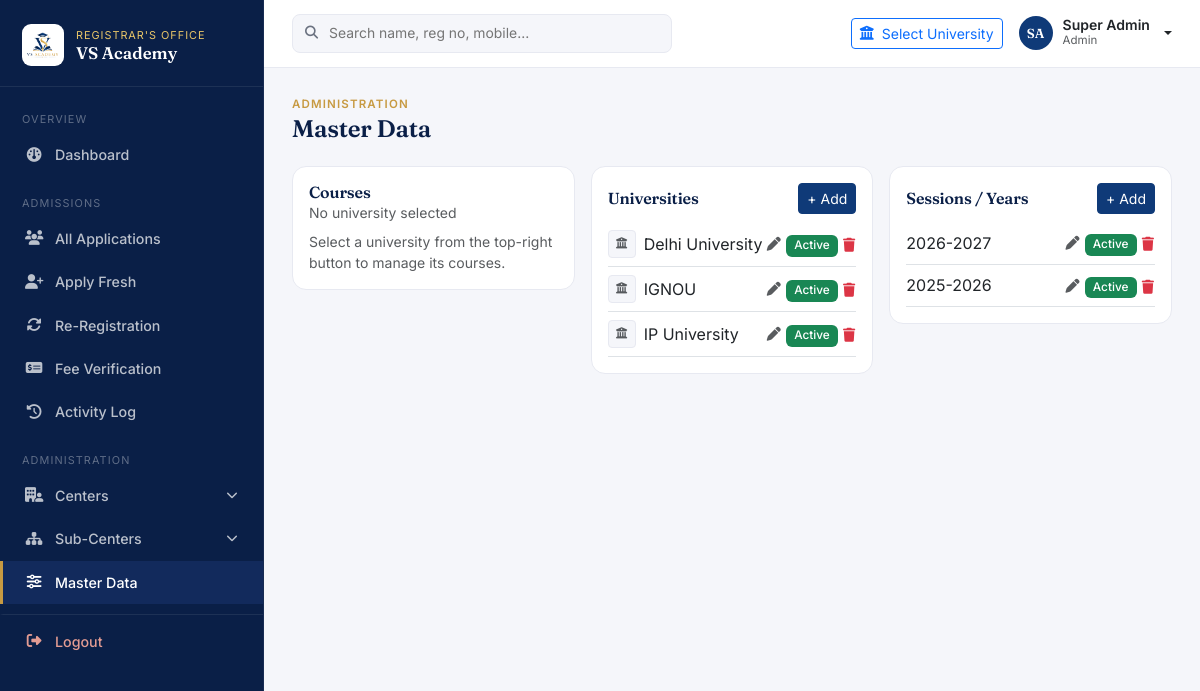
Page /admin_master.php (signed in) on the committed database.
### tables this page shows
CREATE TABLE universities (
  id INT AUTO_INCREMENT PRIMARY KEY,
  name VARCHAR(150) NOT NULL,
  logo_path VARCHAR(255) DEFAULT NULL,
  status ENUM('active','inactive') NOT NULL DEFAULT 'active',
  created_at TIMESTAMP DEFAULT CURRENT_TIMESTAMP
);

CREATE TABLE sessions_years (
  id INT AUTO_INCREMENT PRIMARY KEY,
  year_label VARCHAR(20) NOT NULL,
  status ENUM('active','inactive') NOT NULL DEFAULT 'active',
  created_at TIMESTAMP DEFAULT CURRENT_TIMESTAMP
);

### config/config.php (called while the page is built, shortened)
<?php
function isLoggedIn() {
    return isset($_SESSION['user_id']);
}
function isAdmin() {
    return isLoggedIn() && $_SESSION['role'] === 'admin';
}
function getActiveUniversity($pdo) {
    if (empty($_SESSION['active_university_id'])) return null;
    $stmt = $pdo->prepare("SELECT * FROM universities WHERE id = ?");
    $stmt->execute([$_SESSION['active_university_id']]);
    return $stmt->fetch() ?: null;
}
function e($str) {
    return htmlspecialchars($str ?? '', ENT_QUOTES, 'UTF-8');
}
function active($page) {
    return (basename($_SERVER['PHP_SELF']) === $page) ? 'active' : '';
}

### admin_master.php (the view, shortened to what this page needs)
<?php
require_once __DIR__ . '/config/config.php';
$universities = $pdo->query("SELECT * FROM universities ORDER BY name")->fetchAll();
$sessionsYrs  = $pdo->query("SELECT * FROM sessions_years ORDER BY year_label DESC")->fetchAll();
require_once __DIR__ . '/includes/header.php';
?>
<div class="page-header">
  <div>
    <span class="eyebrow">Administration</span>
    <h4>Master Data</h4>
  </div>
</div>
<div class="row g-3">
  <div class="col-lg-4">
    <div class="table-card p-3">
      <div class="d-flex justify-content-between align-items-center mb-2">
        <div>
          <h6 class="mb-0">Courses</h6>
          <div class="text-muted small"><?= $activeUni ? e($activeUni['name']) : 'No university selected' ?></div>
        </div>
      </div>
      <?php if (!$activeUni): ?>
        <p class="text-muted small mb-0">Select a university from the top-right button to manage its courses.</p>
      <?php endif; ?>
    </div>
  </div>
  <div class="col-lg-4">
    <div class="table-card p-3">
      <div class="d-flex justify-content-between align-items-center mb-2">
        <h6 class="mb-0">Universities</h6>
        <button class="btn btn-sm btn-primary" data-bs-toggle="modal" data-bs-target="#addUniversityModal">+ Add</button>
      </div>
      <ul class="list-group list-group-flush">
        <?php foreach ($universities as $u): ?>
        <li class="list-group-item d-flex justify-content-between align-items-center px-0">
          <span class="d-flex align-items-center gap-2">
            <?php if ($u['logo_path']): ?>
              <img src="<?= e($u['logo_path']) ?>" alt="" style="width:28px; height:28px; object-fit:contain; border-radius:4px; border:1px solid var(--border); background:#fff;">
            <?php else: ?>
              <span style="width:28px; height:28px; border-radius:4px; background:var(--canvas); border:1px solid var(--border); display:inline-flex; align-items:center; justify-content:center;"><i class="fa-solid fa-building-columns text-muted" style="font-size:.7rem;"></i></span>
            <?php endif; ?>
            <?= e($u['name']) ?> <?php if ($activeUni && $activeUni['id'] == $u['id']): ?><span class="badge bg-primary">Active</span><?php endif; ?>
          </span>
          <span class="d-flex align-items-center gap-1">
            <button type="button" class="btn btn-sm btn-link p-0 text-muted" data-bs-toggle="modal" data-bs-target="#editUniversityModal<?= $u['id'] ?>" title="Edit"><i class="fa-solid fa-pen"></i></button>
            <form method="POST" class="d-inline">
              <button type="submit" name="toggle_item" value="1" class="badge border-0 bg-<?= $u['status']=='active'?'success':'secondary' ?>"><?= ucfirst($u['status']) ?></button>
            </form>
            <form method="POST" class="d-inline" onsubmit="return confirm('Delete this university? This cannot be undone.');">
              <button type="submit" name="delete_item" value="1" class="btn btn-sm btn-link p-0 text-danger" title="Delete"><i class="fa-solid fa-trash"></i></button>
            </form>
          </span>
        </li>
        <?php endforeach; ?>
      </ul>
    </div>
  </div>
  <div class="col-lg-4">
    <div class="table-card p-3">
      <div class="d-flex justify-content-between align-items-center mb-2">
        <h6 class="mb-0">Sessions / Years</h6>
        <button class="btn btn-sm btn-primary" data-bs-toggle="modal" data-bs-target="#addSessionModal">+ Add</button>
      </div>
      <ul class="list-group list-group-flush">
        <?php foreach ($sessionsYrs as $sy): ?>
        <li class="list-group-item d-flex justify-content-between align-items-center px-0">
          <span><?= e($sy['year_label']) ?></span>
          <span class="d-flex align-items-center gap-1">
            <button type="button" class="btn btn-sm btn-link p-0 text-muted" data-bs-toggle="modal" data-bs-target="#editSessionModal<?= $sy['id'] ?>" title="Edit"><i class="fa-solid fa-pen"></i></button>
            <form method="POST" class="d-inline">
              <button type="submit" name="toggle_item" value="1" class="badge border-0 bg-<?= $sy['status']=='active'?'success':'secondary' ?>"><?= ucfirst($sy['status']) ?></button>
            </form>
            <form method="POST" class="d-inline" onsubmit="return confirm('Delete this session? This cannot be undone.');">
              <button type="submit" name="delete_item" value="1" class="btn btn-sm btn-link p-0 text-danger" title="Delete"><i class="fa-solid fa-trash"></i></button>
            </form>
          </span>
        </li>
        <?php endforeach; ?>
      </ul>
    </div>
  </div>
</div>
<?php require_once __DIR__ . '/includes/footer.php'; ?>

### includes/header.php (shortened to what this page needs)
<?php
$initials = '';
foreach (explode(' ', trim($_SESSION['full_name'] ?? '')) as $part) {
    $initials .= strtoupper(substr($part, 0, 1));
}
$initials = substr($initials, 0, 2) ?: 'U';
$activeUni = getActiveUniversity($pdo);
$currentPage = basename($_SERVER['PHP_SELF']);
$centersGroupPages    = ['admin_centers.php', 'center_detail.php', 'fee_report.php'];
$subcentersGroupPages = ['admin_subcenters.php', 'subcenter_detail.php', 'fee_report.php', 'student_ledger.php'];
$currentScope = $_GET['scope'] ?? '';
$centersGroupOpen    = in_array($currentPage, $centersGroupPages) && $currentScope !== 'subcenter';
$subcentersGroupOpen = in_array($currentPage, $subcentersGroupPages) && ($currentScope === 'subcenter' || $currentPage === 'admin_subcenters.php' || $currentPage === 'subcenter_detail.php' || $currentPage === 'student_ledger.php');
?>
<!DOCTYPE html>
<html lang="en">
<head>
<link href="https://cdn.jsdelivr.net/npm/bootstrap@5.3.3/dist/css/bootstrap.min.css" rel="stylesheet">
<link href="https://cdnjs.cloudflare.com/ajax/libs/font-awesome/6.5.1/css/all.min.css" rel="stylesheet">
<link href="<?= BASE_URL ?>/assets/css/style.css" rel="stylesheet">
</head>
<body>
<div class="app-wrapper">
  <aside class="sidebar" id="sidebar">
    <div class="sidebar-brand">
      <img src="<?= BASE_URL ?>/assets/img/logo.png" alt="VS Academy" class="brand-logo">
      <div>
        <span class="subtitle">Registrar's Office</span>
        <div class="title">VS Academy</div>
      </div>
    </div>
    <nav class="sidebar-nav">
      <?php if (isAdmin()): ?>
        <span class="sidebar-section-label">Overview</span>
        <a href="<?= BASE_URL ?>/admin_dashboard.php" class="<?= active('admin_dashboard.php') ?>"><i class="fa-solid fa-gauge"></i> Dashboard</a>
        <span class="sidebar-section-label">Admissions</span>
        <a href="<?= BASE_URL ?>/admin_students.php" class="<?= active('admin_students.php') ?>"><i class="fa-solid fa-users"></i> All Applications</a>
        <a href="<?= BASE_URL ?>/register_student.php" class="<?= active('register_student.php') ?>"><i class="fa-solid fa-user-plus"></i> Apply Fresh</a>
        <a href="<?= BASE_URL ?>/re_registration.php" class="<?= active('re_registration.php') ?>"><i class="fa-solid fa-rotate"></i> Re-Registration</a>
        <a href="<?= BASE_URL ?>/admin_fees.php" class="<?= active('admin_fees.php') ?>"><i class="fa-solid fa-money-check-dollar"></i> Fee Verification</a>
        <a href="<?= BASE_URL ?>/admin_activity.php" class="<?= active('admin_activity.php') ?>"><i class="fa-solid fa-clock-rotate-left"></i> Activity Log</a>
        <span class="sidebar-section-label">Administration</span>
        <a href="#centersMenu" class="nav-group-toggle" data-bs-toggle="collapse" role="button" aria-expanded="<?= $centersGroupOpen ? 'true' : 'false' ?>">
          <span><i class="fa-solid fa-building-user"></i> Centers</span>
          <i class="fa-solid fa-chevron-down chevron"></i>
        </a>
        <a href="#subcentersMenu" class="nav-group-toggle" data-bs-toggle="collapse" role="button" aria-expanded="<?= $subcentersGroupOpen ? 'true' : 'false' ?>">
          <span><i class="fa-solid fa-sitemap"></i> Sub-Centers</span>
          <i class="fa-solid fa-chevron-down chevron"></i>
        </a>
        <a href="<?= BASE_URL ?>/admin_master.php" class="<?= active('admin_master.php') ?>"><i class="fa-solid fa-sliders"></i> Master Data</a>
      <?php endif; ?>
      <a href="<?= BASE_URL ?>/logout.php" class="logout-link"><i class="fa-solid fa-right-from-bracket"></i> Logout</a>
    </nav>
  </aside>
  <div class="main-content">
    <header class="topbar">
      <form class="topbar-search" method="GET" action="<?= BASE_URL ?>/<?= isAdmin() ? 'admin_students.php' : 'my_students.php' ?>">
        <i class="fa-solid fa-magnifying-glass"></i>
        <input type="text" name="q" placeholder="Search name, reg no, mobile…">
      </form>
      <div class="ms-auto d-flex align-items-center gap-3">
        <a href="<?= BASE_URL ?>/choose_university.php?return=<?= urlencode($_SERVER['REQUEST_URI']) ?>" class="btn btn-outline-primary btn-sm d-flex align-items-center gap-2">
          <?php if ($activeUni && $activeUni['logo_path']): ?>
            <img src="<?= e($activeUni['logo_path']) ?>" alt="" style="width:18px; height:18px; object-fit:contain;">
          <?php else: ?>
            <i class="fa-solid fa-building-columns"></i>
          <?php endif; ?>
          <span class="d-none d-md-inline"><?= $activeUni ? e($activeUni['name']) : 'Select University' ?></span>
        </a>
        <div class="dropdown">
          <button class="btn p-0 border-0 bg-transparent user-chip dropdown-toggle" type="button" data-bs-toggle="dropdown">
            <div class="user-avatar"><?= e($initials) ?></div>
            <div class="d-none d-sm-block text-start">
              <div class="small fw-semibold lh-1"><?= e($_SESSION['full_name'] ?? '') ?></div>
              <div class="text-muted" style="font-size:.72rem;"><?= e(ucfirst($_SESSION['role'] ?? '')) ?></div>
            </div>
          </button>
        </div>
      </div>
    </header>
    <main class="page-content">

### includes/footer.php (shortened to what this page needs)
    </main>
  </div>
</div>
</body>
</html>

### assets/css/style.css (style rules this page uses)
:root { --ink: #0A1F47; --ink-2: #122A5C; --navy: #0F3A78; --navy-light: #2E5FA6; --gold: #C79A42; --gold-light: #E8C568; --canvas: #F5F6FA; --surface: #FFFFFF; --border: #E7E9F1; --ink-text: #1C2333; --muted: #6B7280; --success: #1F8A5F; --warning: #B8791F; --danger: #C2483E; --font-display: 'Fraunces', Georgia, serif; --font-body: 'Inter', system-ui, sans-serif; --font-mono: 'IBM Plex Mono', monospace; }
* { box-sizing: border-box; }
body { background: var(--canvas); font-family: var(--font-body); color: var(--ink-text); margin: 0; -webkit-font-smoothing: antialiased; }
h1, h2, h3, h4, h5, h6 { font-family: var(--font-display); font-weight: 600; color: var(--ink); letter-spacing: -0.01em; }
a { color: var(--navy-light); }
.app-wrapper { display: flex; min-height: 100vh; }
.sidebar { width: 264px; background: var(--ink); color: #fff; flex-shrink: 0; position: fixed; top: 0; left: 0; height: 100vh; overflow-y: auto; transition: transform .28s ease; z-index: 1040; border-right: 1px solid rgba(255,255,255,.06); }
.sidebar-brand { padding: 24px 22px 20px; display: flex; align-items: center; gap: 12px; border-bottom: 1px solid rgba(255,255,255,.08); }
.brand-logo { width: 42px; height: 42px; object-fit: contain; flex-shrink: 0; background: #fff; border-radius: 9px; padding: 4px; }
.sidebar-brand .title { font-family: var(--font-display); font-weight: 600; font-size: 1.05rem; line-height: 1.2; color: #fff; }
.sidebar-brand .subtitle { font-size: .68rem; text-transform: uppercase; letter-spacing: .09em; color: var(--gold-light); display: block; }
.sidebar-section-label { font-size: .68rem; text-transform: uppercase; letter-spacing: .1em; color: rgba(255,255,255,.35); padding: 18px 22px 6px; }
.sidebar-nav { display: flex; flex-direction: column; padding: 6px 0 16px; }
.sidebar-nav a { color: rgba(255,255,255,.72); padding: 11px 22px; text-decoration: none; display: flex; align-items: center; gap: 12px; font-size: .89rem; font-weight: 500; border-left: 3px solid transparent; position: relative; }
.sidebar-nav a i { width: 18px; text-align: center; font-size: .92rem; }
.sidebar-nav a.active { background: var(--ink-2); color: #fff; border-left-color: var(--gold); }
.sidebar-nav a.logout-link { color: #E39C93; margin-top: 10px; border-top: 1px solid rgba(255,255,255,.08); padding-top: 16px; }
.nav-group-toggle { color: rgba(255,255,255,.72); padding: 11px 22px; text-decoration: none; display: flex; align-items: center; justify-content: space-between; font-size: .89rem; font-weight: 500; border-left: 3px solid transparent; cursor: pointer; }
.nav-group-toggle span { display: flex; align-items: center; gap: 12px; }
.nav-group-toggle span i:first-child { width: 18px; text-align: center; font-size: .92rem; }
.nav-group-toggle .chevron { font-size: .72rem; transition: transform .2s ease; }
.main-content { flex: 1; min-width: 0; margin-left: 264px; transition: margin .28s ease; }
.topbar { background: var(--surface); padding: 14px 28px; display: flex; align-items: center; gap: 16px; border-bottom: 1px solid var(--border); position: sticky; top: 0; z-index: 1020; }
.topbar-search { flex: 1; max-width: 380px; position: relative; }
.topbar-search input { width: 100%; border: 1px solid var(--border); background: var(--canvas); border-radius: 8px; padding: 8px 14px 8px 36px; font-size: .87rem; }
.topbar-search i { position: absolute; left: 13px; top: 50%; transform: translateY(-50%); color: var(--muted); font-size: .82rem; }
.topbar .user-chip { display: flex; align-items: center; gap: 10px; }
.user-avatar { width: 34px; height: 34px; border-radius: 50%; background: var(--navy); color: #fff; display: flex; align-items: center; justify-content: center; font-weight: 600; font-size: .82rem; font-family: var(--font-display); flex-shrink: 0; }
.page-content { padding: 28px; max-width: 1400px; }
.page-header { display: flex; justify-content: space-between; align-items: flex-start; flex-wrap: wrap; gap: 12px; margin-bottom: 22px; }
.page-header .eyebrow { font-size: .72rem; text-transform: uppercase; letter-spacing: .1em; color: var(--gold); font-weight: 600; margin-bottom: 2px; display: block; }
.page-header h4 { margin: 0; font-size: 1.5rem; }
.card, .table-card { border-radius: 14px; border: 1px solid var(--border); background: var(--surface); }
.badge { font-weight: 500; font-size: .74rem; padding: .4em .7em; border-radius: 6px; }
.btn-primary { background: var(--navy); border-color: var(--navy); }

### rows in the picture
universities: name "Delhi University", status "Active"
universities: name "IGNOU", status "Active"
universities: name "IP University", status "Active"
sessions_years: year_label "2026-2027", status "Active"
sessions_years: year_label "2025-2026", status "Active"

### other values in the picture
$initials "SA"
$_SESSION['full_name'] "Super Admin"
$_SESSION['role'] "Admin"
